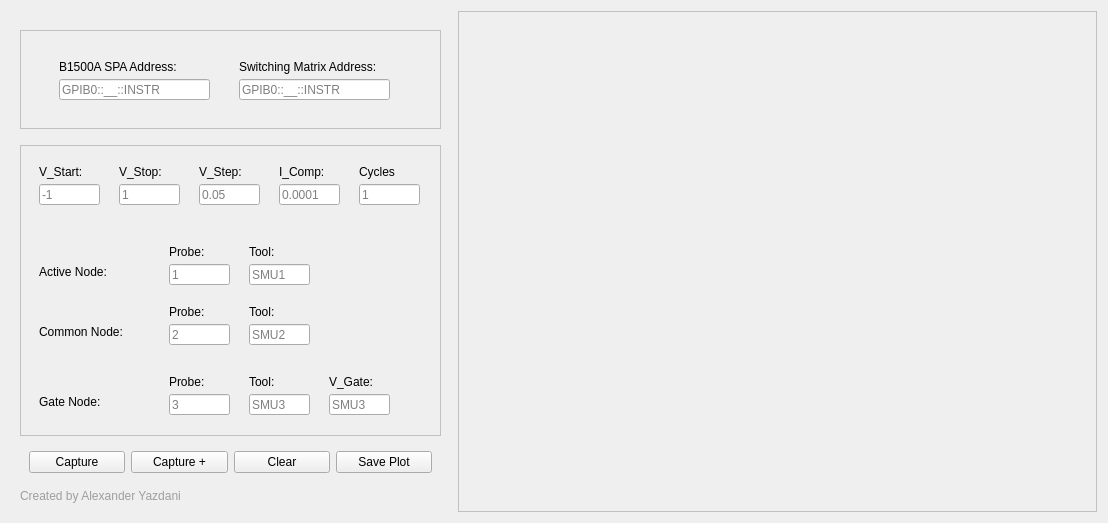
<?xml version="1.0" encoding="UTF-8"?>
<ui version="4.0">
 <class>Form</class>
 <widget class="QWidget" name="Form">
  <property name="geometry">
   <rect>
    <x>0</x>
    <y>0</y>
    <width>1104</width>
    <height>519</height>
   </rect>
  </property>
  <property name="windowTitle">
   <string>Form</string>
  </property>
  <layout class="QHBoxLayout" name="horizontalLayout_3">
   <item>
    <widget class="QWidget" name="widget_3" native="true">
     <property name="minimumSize">
      <size>
       <width>441</width>
       <height>501</height>
      </size>
     </property>
     <property name="maximumSize">
      <size>
       <width>441</width>
       <height>16777215</height>
      </size>
     </property>
     <layout class="QVBoxLayout" name="verticalLayout">
      <item>
       <spacer name="verticalSpacer_4">
        <property name="orientation">
         <enum>Qt::Vertical</enum>
        </property>
        <property name="sizeHint" stdset="0">
         <size>
          <width>20</width>
          <height>40</height>
         </size>
        </property>
       </spacer>
      </item>
      <item>
       <widget class="QWidget" name="widget_6" native="true">
        <property name="minimumSize">
         <size>
          <width>421</width>
          <height>99</height>
         </size>
        </property>
        <property name="maximumSize">
         <size>
          <width>421</width>
          <height>16777215</height>
         </size>
        </property>
        <property name="styleSheet">
         <string notr="true">#widget_6{
	border: 1px  solid #C0C0C0;
}</string>
        </property>
        <layout class="QHBoxLayout" name="horizontalLayout_4">
         <item>
          <widget class="QWidget" name="widget" native="true">
           <property name="minimumSize">
            <size>
             <width>401</width>
             <height>81</height>
            </size>
           </property>
           <widget class="QLabel" name="label_2">
            <property name="geometry">
             <rect>
              <x>210</x>
              <y>20</y>
              <width>161</width>
              <height>16</height>
             </rect>
            </property>
            <property name="text">
             <string>Switching Matrix Address:</string>
            </property>
           </widget>
           <widget class="QLineEdit" name="Switching_Matrix_Address">
            <property name="geometry">
             <rect>
              <x>210</x>
              <y>40</y>
              <width>151</width>
              <height>21</height>
             </rect>
            </property>
            <property name="placeholderText">
             <string>GPIB0::__::INSTR</string>
            </property>
           </widget>
           <widget class="QLabel" name="label">
            <property name="geometry">
             <rect>
              <x>30</x>
              <y>20</y>
              <width>141</width>
              <height>16</height>
             </rect>
            </property>
            <property name="text">
             <string>B1500A SPA Address:</string>
            </property>
           </widget>
           <widget class="QLineEdit" name="B1500A_address">
            <property name="geometry">
             <rect>
              <x>30</x>
              <y>40</y>
              <width>151</width>
              <height>21</height>
             </rect>
            </property>
            <property name="text">
             <string/>
            </property>
            <property name="placeholderText">
             <string>GPIB0::__::INSTR</string>
            </property>
           </widget>
          </widget>
         </item>
        </layout>
       </widget>
      </item>
      <item>
       <spacer name="verticalSpacer">
        <property name="orientation">
         <enum>Qt::Vertical</enum>
        </property>
        <property name="sizeHint" stdset="0">
         <size>
          <width>20</width>
          <height>40</height>
         </size>
        </property>
       </spacer>
      </item>
      <item>
       <widget class="QWidget" name="widget_5" native="true">
        <property name="minimumSize">
         <size>
          <width>421</width>
          <height>291</height>
         </size>
        </property>
        <property name="maximumSize">
         <size>
          <width>421</width>
          <height>16777215</height>
         </size>
        </property>
        <property name="styleSheet">
         <string notr="true">#widget_5
{
	border: 1px  solid #C0C0C0;
}</string>
        </property>
        <layout class="QHBoxLayout" name="horizontalLayout_2">
         <item>
          <widget class="QWidget" name="widget_2" native="true">
           <property name="minimumSize">
            <size>
             <width>401</width>
             <height>281</height>
            </size>
           </property>
           <widget class="QLabel" name="label_3">
            <property name="geometry">
             <rect>
              <x>10</x>
              <y>10</y>
              <width>60</width>
              <height>16</height>
             </rect>
            </property>
            <property name="text">
             <string>V_Start:</string>
            </property>
           </widget>
           <widget class="QLineEdit" name="v_start_entry">
            <property name="geometry">
             <rect>
              <x>10</x>
              <y>30</y>
              <width>61</width>
              <height>21</height>
             </rect>
            </property>
            <property name="placeholderText">
             <string>-1</string>
            </property>
           </widget>
           <widget class="QLineEdit" name="v_stop_entry">
            <property name="geometry">
             <rect>
              <x>90</x>
              <y>30</y>
              <width>61</width>
              <height>21</height>
             </rect>
            </property>
            <property name="placeholderText">
             <string>1</string>
            </property>
           </widget>
           <widget class="QLineEdit" name="I_comp_entry">
            <property name="geometry">
             <rect>
              <x>250</x>
              <y>30</y>
              <width>61</width>
              <height>21</height>
             </rect>
            </property>
            <property name="placeholderText">
             <string>0.0001</string>
            </property>
           </widget>
           <widget class="QLineEdit" name="v_step_entry">
            <property name="geometry">
             <rect>
              <x>170</x>
              <y>30</y>
              <width>61</width>
              <height>21</height>
             </rect>
            </property>
            <property name="placeholderText">
             <string>0.05</string>
            </property>
           </widget>
           <widget class="QLineEdit" name="cycles_entry">
            <property name="geometry">
             <rect>
              <x>330</x>
              <y>30</y>
              <width>61</width>
              <height>21</height>
             </rect>
            </property>
            <property name="placeholderText">
             <string>1</string>
            </property>
           </widget>
           <widget class="QLabel" name="label_4">
            <property name="geometry">
             <rect>
              <x>90</x>
              <y>10</y>
              <width>60</width>
              <height>16</height>
             </rect>
            </property>
            <property name="text">
             <string>V_Stop:</string>
            </property>
           </widget>
           <widget class="QLabel" name="label_5">
            <property name="geometry">
             <rect>
              <x>170</x>
              <y>10</y>
              <width>60</width>
              <height>16</height>
             </rect>
            </property>
            <property name="text">
             <string>V_Step:</string>
            </property>
           </widget>
           <widget class="QLabel" name="label_6">
            <property name="geometry">
             <rect>
              <x>250</x>
              <y>10</y>
              <width>60</width>
              <height>16</height>
             </rect>
            </property>
            <property name="text">
             <string>I_Comp:</string>
            </property>
           </widget>
           <widget class="QLabel" name="label_7">
            <property name="geometry">
             <rect>
              <x>330</x>
              <y>10</y>
              <width>60</width>
              <height>16</height>
             </rect>
            </property>
            <property name="text">
             <string>Cycles</string>
            </property>
           </widget>
           <widget class="QLineEdit" name="probe_active_entry">
            <property name="geometry">
             <rect>
              <x>140</x>
              <y>110</y>
              <width>61</width>
              <height>21</height>
             </rect>
            </property>
            <property name="placeholderText">
             <string>1</string>
            </property>
           </widget>
           <widget class="QLineEdit" name="tool_active_entry">
            <property name="geometry">
             <rect>
              <x>220</x>
              <y>110</y>
              <width>61</width>
              <height>21</height>
             </rect>
            </property>
            <property name="placeholderText">
             <string>SMU1</string>
            </property>
           </widget>
           <widget class="QLabel" name="label_10">
            <property name="geometry">
             <rect>
              <x>140</x>
              <y>90</y>
              <width>60</width>
              <height>16</height>
             </rect>
            </property>
            <property name="text">
             <string>Probe:</string>
            </property>
           </widget>
           <widget class="QLabel" name="label_12">
            <property name="geometry">
             <rect>
              <x>220</x>
              <y>90</y>
              <width>60</width>
              <height>16</height>
             </rect>
            </property>
            <property name="text">
             <string>Tool:</string>
            </property>
           </widget>
           <widget class="QLineEdit" name="tool_common_entry">
            <property name="geometry">
             <rect>
              <x>220</x>
              <y>170</y>
              <width>61</width>
              <height>21</height>
             </rect>
            </property>
            <property name="placeholderText">
             <string>SMU2</string>
            </property>
           </widget>
           <widget class="QLabel" name="label_13">
            <property name="geometry">
             <rect>
              <x>140</x>
              <y>150</y>
              <width>60</width>
              <height>16</height>
             </rect>
            </property>
            <property name="text">
             <string>Probe:</string>
            </property>
           </widget>
           <widget class="QLineEdit" name="probe_common_entry">
            <property name="geometry">
             <rect>
              <x>140</x>
              <y>170</y>
              <width>61</width>
              <height>21</height>
             </rect>
            </property>
            <property name="placeholderText">
             <string>2</string>
            </property>
           </widget>
           <widget class="QLabel" name="label_16">
            <property name="geometry">
             <rect>
              <x>220</x>
              <y>150</y>
              <width>60</width>
              <height>16</height>
             </rect>
            </property>
            <property name="text">
             <string>Tool:</string>
            </property>
           </widget>
           <widget class="QLabel" name="label_8">
            <property name="geometry">
             <rect>
              <x>10</x>
              <y>110</y>
              <width>81</width>
              <height>16</height>
             </rect>
            </property>
            <property name="text">
             <string>Active Node:</string>
            </property>
           </widget>
           <widget class="QLabel" name="label_9">
            <property name="geometry">
             <rect>
              <x>10</x>
              <y>170</y>
              <width>101</width>
              <height>16</height>
             </rect>
            </property>
            <property name="text">
             <string>Common Node:</string>
            </property>
           </widget>
           <widget class="QLabel" name="label_14">
            <property name="geometry">
             <rect>
              <x>140</x>
              <y>220</y>
              <width>60</width>
              <height>16</height>
             </rect>
            </property>
            <property name="text">
             <string>Probe:</string>
            </property>
           </widget>
           <widget class="QLineEdit" name="tool_gate_entry">
            <property name="geometry">
             <rect>
              <x>220</x>
              <y>240</y>
              <width>61</width>
              <height>21</height>
             </rect>
            </property>
            <property name="text">
             <string/>
            </property>
            <property name="placeholderText">
             <string>SMU3</string>
            </property>
           </widget>
           <widget class="QLineEdit" name="probe_gate_entry">
            <property name="geometry">
             <rect>
              <x>140</x>
              <y>240</y>
              <width>61</width>
              <height>21</height>
             </rect>
            </property>
            <property name="text">
             <string/>
            </property>
            <property name="placeholderText">
             <string>3</string>
            </property>
           </widget>
           <widget class="QLabel" name="label_17">
            <property name="geometry">
             <rect>
              <x>220</x>
              <y>220</y>
              <width>60</width>
              <height>16</height>
             </rect>
            </property>
            <property name="text">
             <string>Tool:</string>
            </property>
           </widget>
           <widget class="QLabel" name="label_11">
            <property name="geometry">
             <rect>
              <x>10</x>
              <y>240</y>
              <width>101</width>
              <height>16</height>
             </rect>
            </property>
            <property name="text">
             <string>Gate Node:</string>
            </property>
           </widget>
           <widget class="QLineEdit" name="v_gate_entry">
            <property name="geometry">
             <rect>
              <x>300</x>
              <y>240</y>
              <width>61</width>
              <height>21</height>
             </rect>
            </property>
            <property name="text">
             <string/>
            </property>
            <property name="placeholderText">
             <string>SMU3</string>
            </property>
           </widget>
           <widget class="QLabel" name="label_18">
            <property name="geometry">
             <rect>
              <x>300</x>
              <y>220</y>
              <width>60</width>
              <height>16</height>
             </rect>
            </property>
            <property name="text">
             <string>V_Gate:</string>
            </property>
           </widget>
          </widget>
         </item>
        </layout>
       </widget>
      </item>
      <item>
       <spacer name="verticalSpacer_2">
        <property name="orientation">
         <enum>Qt::Vertical</enum>
        </property>
        <property name="sizeHint" stdset="0">
         <size>
          <width>20</width>
          <height>18</height>
         </size>
        </property>
       </spacer>
      </item>
      <item>
       <widget class="QWidget" name="widget_4" native="true">
        <property name="minimumSize">
         <size>
          <width>401</width>
          <height>41</height>
         </size>
        </property>
        <property name="maximumSize">
         <size>
          <width>421</width>
          <height>16777215</height>
         </size>
        </property>
        <layout class="QHBoxLayout" name="horizontalLayout">
         <item>
          <widget class="QPushButton" name="pushButton">
           <property name="text">
            <string>Capture</string>
           </property>
          </widget>
         </item>
         <item>
          <widget class="QPushButton" name="pushButton_2">
           <property name="text">
            <string>Capture +</string>
           </property>
          </widget>
         </item>
         <item>
          <widget class="QPushButton" name="pushButton_3">
           <property name="text">
            <string>Clear</string>
           </property>
          </widget>
         </item>
         <item>
          <widget class="QPushButton" name="pushButton_4">
           <property name="text">
            <string>Save Plot</string>
           </property>
          </widget>
         </item>
        </layout>
       </widget>
      </item>
      <item>
       <spacer name="verticalSpacer_3">
        <property name="orientation">
         <enum>Qt::Vertical</enum>
        </property>
        <property name="sizeHint" stdset="0">
         <size>
          <width>20</width>
          <height>0</height>
         </size>
        </property>
       </spacer>
      </item>
      <item>
       <widget class="QLabel" name="name_label">
        <property name="styleSheet">
         <string notr="true">font: 75 8pt &quot;Myanmar Text&quot;;
color: rgb(158, 158, 158);
</string>
        </property>
        <property name="text">
         <string>Created by Alexander Yazdani</string>
        </property>
       </widget>
      </item>
     </layout>
    </widget>
   </item>
   <item>
    <widget class="QWidget" name="Plot_Widget" native="true">
     <property name="minimumSize">
      <size>
       <width>639</width>
       <height>501</height>
      </size>
     </property>
     <property name="styleSheet">
      <string notr="true">#Plot_Widget{
	border: 1px  solid #C0C0C0;
}</string>
     </property>
     <layout class="QGridLayout" name="gridLayout"/>
    </widget>
   </item>
  </layout>
 </widget>
 <resources/>
 <connections/>
</ui>
